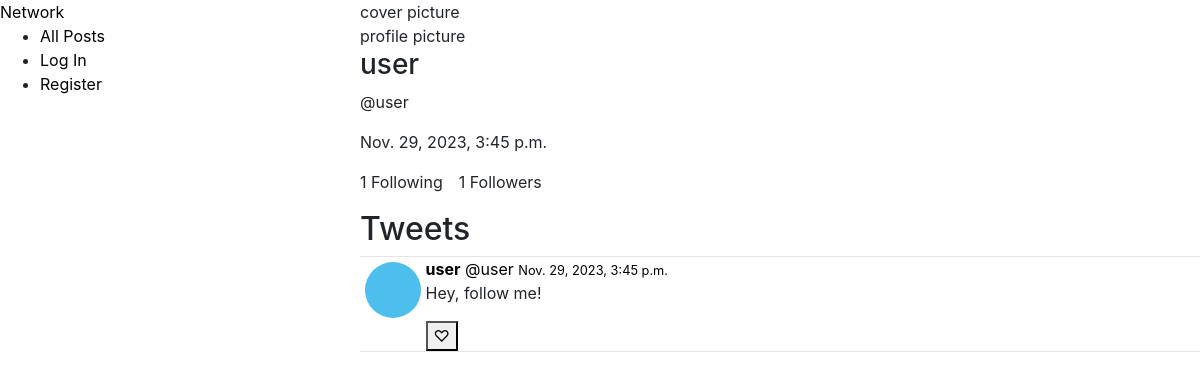
The page /profile/2 on the database its author committed.
### network/models.py (models this page shows, shortened)
class User(AbstractUser):
    created_at = models.DateTimeField(default=datetime.now)
    description =  models.TextField(blank=True)

class Tweets(models.Model):
    user = models.ForeignKey(User,
                             on_delete=models.CASCADE,
                                null=True,
                                blank=True)
    body = models.CharField(max_length=280)
    created_at = models.DateTimeField(default=datetime.now, blank=True)
    likes = models.IntegerField(default=0)

### network/views.py (the view)
# urls.py: path("profile/<int:id>", views.profile,name="profile"),
def profile(request,id):
    profile = get_object_or_404(User, id=id)
    tweets = Tweets.objects.filter(user=profile).order_by('-created_at')
    following = Follow.objects.filter(follower=profile)
    followers = Follow.objects.filter(followed=profile)
    try:
        checkFollow = followers.filter(follower=User.objects.get(pk=request.user.id))
        if len(checkFollow)!=0:
            isFollowing = True
        else:
            isFollowing = False
    except:
        isFollowing = False
    return render(request, "network/profile.html",{
        'profile':profile,
        'tweets':tweets,
        'following':following,
        'followers':followers,
        'isFollowing':isFollowing
        })

### network/templates/network/profile.html (shortened to what this page needs)
{% extends "network/layout.html" %}
{% block body %}
{% load static %}
<div>
    <div>
        <div>
            cover picture
        </div>
        <div>
            profile picture
        </div>
    </div>
    <div>
        <h3>{{profile.username}}</h3>
        <span>@{{profile.username}}</span>
        <p>{{profile.created_at}}</p>
        <div class="tw-follow-display">
            <p>{{following.count}}<span> Following</span></p>
            <p>{{followers.count}}<span> Followers</span></p>
        </div>
    </div>
</div>
<h2>Tweets</h2>
{% for tweet in tweets %}
<div class="tw-tweet">
    <div class="tw-container-pic">
        <div class="tw-card-pic">
        </div>
    </div>
    <div>
        <a href="#">
            <strong>{{tweet.user}}</strong>
            <span>@{{tweet.user}}</span>
            <small>{{tweet.created_at}}</small>
        </a>
        <div>
            <p>{{tweet.body}}</p>
        </div>
        <div>
            <button>♡</button>
        </div>
    </div>
</div>
{% endfor %}
{% endblock %}

### network/static/network/styles.css (style rules this page uses)
body { display:flex; flex-direction: row; justify-content: space-between; }
a { text-decoration: none; color: black; cursor: pointer; }

### network/static/network/index.css (style rules this page uses)
.tw-tweet { display: flex; flex-direction: row; border-top: 1px solid rgb(231, 227, 227); border-bottom:1px solid rgb(231, 227, 227); }
.tw-container-pic { margin:0.3rem }
.tw-card-pic { background-color: rgb(76, 191, 237); border-radius: 50%; width: 3.5rem; height: 3.5rem; }
.tw-follow-display { display: flex; gap: 1rem; }

### rows shown on the page
User: username "user", created_at "Nov. 29, 2023, 3:45 p.m."
Tweets: user "user", created_at "Nov. 29, 2023, 3:45 p.m.", body "Hey, follow me!"

### other values the page prints
{{ following.count }} "1"
{{ followers.count }} "1"
